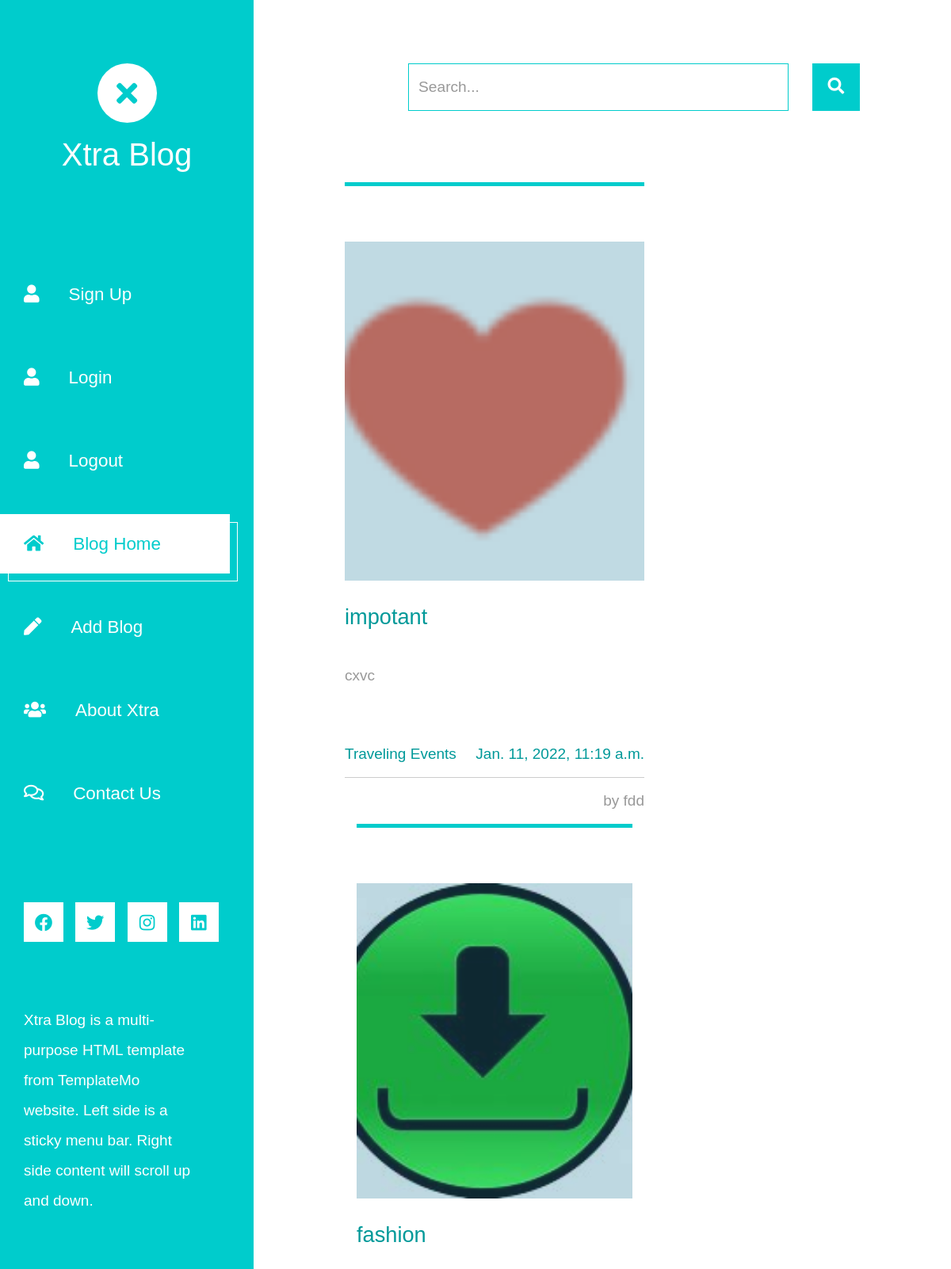
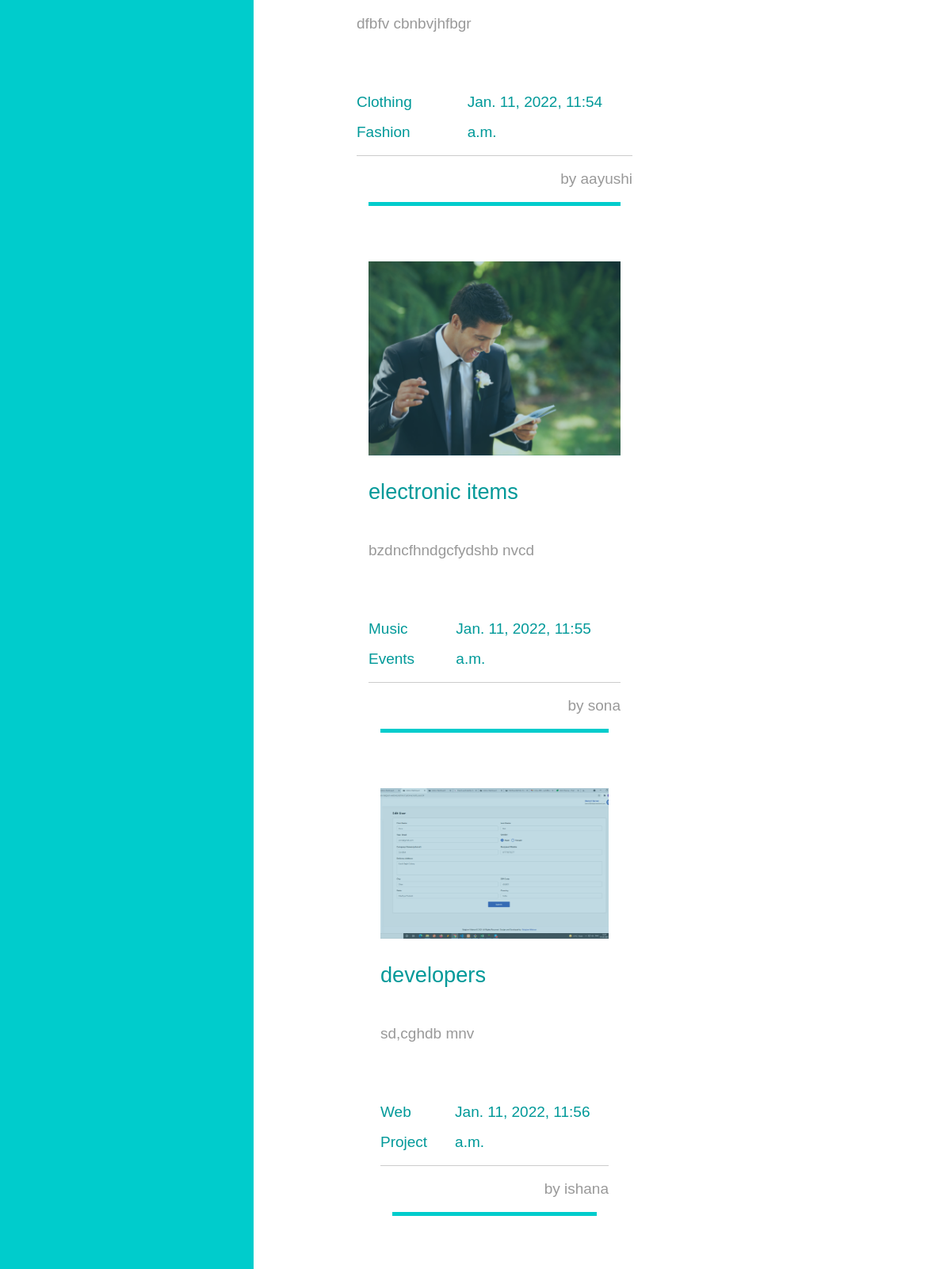
The page / (upper part) on the database its author committed (2 pictures, top to bottom).
### blogapi/models.py (models this page shows, shortened)
class AddPost(models.Model):
    blog_title = models.CharField(max_length=50,null=True)
    categories1 = models.ForeignKey(Category,on_delete=models.CASCADE,null=True)
    description = RichTextField()
    image = models.ImageField(upload_to ='uploads/')
    name = models.CharField(max_length=50,null=True)
    email = models.EmailField(max_length=100,null=True)
    datetime = models.DateTimeField(auto_now_add=True)

class Category(models.Model):
    name_of_categories = models.CharField(max_length=200,null=True)
    def __str__(self):
        return self.name_of_categories

### blogapi/views.py (the view, shortened to what this page needs)
# urls.py: path('', views.Index , name='index'),
def Index(request):
	allblog = AddPost.objects.all()
	return render(request, 'index.html',{'allblog':allblog})

### blogapi/template/index.html (shortened to what this page needs)
{% load static %}
<!DOCTYPE html>
<html lang="en">
<head>
	<link rel="stylesheet" href="{% static 'fontawesome/css/all.min.css' %}">
    <link href="{% static 'css/bootstrap.min.css' %}" rel="stylesheet">
    <link href="{% static 'css/templatemo-xtra-blog.css' %}" rel="stylesheet">
</head>
<body>
	<header class="tm-header" id="tm-header">
        <div class="tm-header-wrapper">
            <div class="tm-site-header">
                <div class="mb-3 mx-auto tm-site-logo"><i class="fas fa-times fa-2x"></i></div>
                <h1 class="text-center">Xtra Blog</h1>
            </div>
            <nav class="tm-nav" id="tm-nav">
                <ul><li class="tm-nav-item"><a href="{% url 'signup' %}" class="tm-nav-link">
                    <i class="fas fa-user"></i>
                                        Sign Up
                </a></li>
                <li class="tm-nav-item"><a href="{% url 'login' %}" class="tm-nav-link">
                    <i class="fas fa-user"></i>
                                        Login
                </a></li>
                <li class="tm-nav-item"><a href="{% url 'logout' %}" class="tm-nav-link">
                    <i class="fas fa-user"></i>
                                        Logout
                </a></li>
                    <li class="tm-nav-item active"><a href="{% url 'index' %}" class="tm-nav-link">
                        <i class="fas fa-home"></i>
                        Blog Home
                    </a></li>
                    <li class="tm-nav-item"><a href="{% url 'addblogpost' %}" class="tm-nav-link">
                        <i class="fas fa-pen"></i>
                        Add Blog
                    </a></li>
                    <li class="tm-nav-item"><a href="{% url 'about' %}" class="tm-nav-link">
                        <i class="fas fa-users"></i>
                        About Xtra
                    </a></li>
                    <li class="tm-nav-item"><a href="{% url 'contact' %}" class="tm-nav-link">
                        <i class="far fa-comments"></i>
                        Contact Us
                    </a></li>
                </ul>
            </nav>
            <div class="tm-mb-65">
                <a rel="nofollow" href="https://fb.com/templatemo" class="tm-social-link">
                    <i class="fab fa-facebook tm-social-icon"></i>
                </a>
                <a href="https://twitter.com" class="tm-social-link">
                    <i class="fab fa-twitter tm-social-icon"></i>
                </a>
                <a href="https://instagram.com" class="tm-social-link">
                    <i class="fab fa-instagram tm-social-icon"></i>
                </a>
                <a href="https://linkedin.com" class="tm-social-link">
                    <i class="fab fa-linkedin tm-social-icon"></i>
                </a>
            </div>
            <p class="tm-mb-80 pr-5 text-white">
                Xtra Blog is a multi-purpose HTML template from TemplateMo website. Left side is a sticky menu bar. Right side content will scroll up and down.
            </p>
        </div>
    </header>
    <div class="container-fluid">
        <main class="tm-main">
            <div class="row tm-row">
                <div class="col-12">
                    <form method="GET" class="form-inline tm-mb-80 tm-search-form">
                        <input class="form-control tm-search-input" name="q" type="search" placeholder="Search..." aria-label="Search">
                        <button class="tm-search-button" type="submit">
                            <i class="fas fa-search tm-search-icon" aria-hidden="true"></i>
                        </button>
                    </form>
                </div>
            </div>
            <div class="row tm-row">
                {% for allblog in allblog %}
                <article class="col-12 col-md-6 tm-post">
                    <hr class="tm-hr-primary">
                    <a href="/blogdetail/{{ allblog.id }}/" class="effect-lily tm-post-link tm-pt-60">
                        <div class="tm-post-link-inner">
                            <img src="{{allblog.image.url}}" alt="Image" class="img-fluid">
                        </div>
                        <h2 class="tm-pt-30 tm-color-primary tm-post-title">{{allblog.blog_title}}</h2>
                    </a>
                    <p class="tm-pt-30">
                        {{allblog.description}}
                    </p>
                    <div class="d-flex justify-content-between tm-pt-45">
                        <span class="tm-color-primary">{{allblog.categories1}}</span>
                        <span class="tm-color-primary">{{allblog.datetime}}</span>
                    </div>
                    <hr>
                    <div class="d-flex justify-content-between">
                        <span> by {{allblog.name}}</span>
                    </div>
                    {% endfor %}
                </article>
            </div>
        </main>
    </div>
</body>
</html>

### blogapi/static/css/templatemo-xtra-blog.css (style rules this page uses)
html { overflow-x: hidden; }
body { margin: 0; padding: 0; font-family: 'Source Sans Pro', sans-serif; font-size: 19px; line-height: 2em; overflow-x: hidden; }
p, span { color: #999; }
hr { border-top-color: #CCC; margin-top: 10px; margin-bottom: 10px; }
.form-control::placeholder { color: #999; }
.tm-header { background-color: #0CC; color: white; position: fixed; top: 0; left: 0; bottom: 0; z-index: 100; width: 400px; overflow-y: visible; }
.tm-header-wrapper { overflow-y: scroll; scrollbar-width: none; -ms-overflow-style: none; padding: 30px; width: 100%; height: 100%; }
.tm-site-header { margin-top: 50px; margin-bottom: 115px; }
.tm-site-logo { width: 75px; height: 75px; border-radius: 50%; background-color: white; display: flex; align-items: center; justify-content: center; }
.tm-site-logo i { color: #0CC; }
.tm-main { margin-left: 400px; padding: 80px 100px 25px; }
.tm-post { max-width: 470px; }
.tm-row { max-width: 980px; justify-content: space-between; }
.tm-nav { margin-bottom: 100px; }
.tm-nav-item { list-style: none; margin-bottom: 30px; }
.tm-nav-link { color: white; background-color: transparent; height: 75px; width: 100%; max-width: 300px; display: flex; align-items: center; font-size: 1.4rem; padding: 30px; }
.tm-nav-item:hover .tm-nav-link, .tm-nav-item.active .tm-nav-link { color: #0CC; background-color: white; text-decoration: none; }
.tm-nav ul { position: relative; }
.tm-nav-item:hover:after, .tm-nav-item.active:after { content: ''; width: 100%; max-width: 300px; height: 75px; display: block; border: 1px solid white; margin-left: 10px; margin-top: -65px; position: absolute; z-index: -1000; }
.tm-nav-link i { margin-right: 37px; }
ul { margin: 0; padding: 0; }
.tm-nav { margin-left: -30px; }
.tm-social-link { display: inline-block; background-color: white; font-size: 1.4rem; width: 50px; height: 50px; text-align: center; padding-top: 8px; margin-right: 15px; margin-bottom: 15px; }
.tm-social-icon { color: #0CC; transition: all 0.3s ease; }
.tm-search-form { display: flex; align-items: center; justify-content: flex-end; }
.form-inline .form-control.tm-search-input { display: block; height: 60px; width: 480px; margin-right: 30px; border-radius: 0; border-color: #0CC; font-size: 1.2rem; }
.tm-search-button { width: 60px; height: 60px; border: none; background-color: #0CC; transition: all 0.3s ease; }
.tm-search-icon { color: white; font-size: 1.3rem; }
.tm-post-link { display: block; position: relative; cursor: pointer; }
.tm-post-link-inner { overflow: hidden; background: #3085a3; }
.tm-post-link img { position: relative; display: block; min-height: 100%; max-width: 100%; opacity: 0.8; }
.effect-lily img { max-width: none; width: -webkit-calc(100% + 50px); width: calc(100% + 50px); opacity: 0.7; -webkit-transition: opacity 0.35s, -webkit-transform 0.35s; transition: opacity 0.35s, transform 0.35s; -webkit-transform: translate3d(-40px,0, 0); transform: translate3d(-40px,0,0); }
.tm-post { margin-bottom: 75px; }
.tm-post-title { font-size: 1.7rem; transition: all 0.3s ease; }
hr.tm-hr-primary { border-top: 5px solid #0CC; }
.form-control { height: 45px; border-color: #0CC; border-radius: 0; }
.tm-pt-30 { padding-top: 30px; }
.tm-pt-45 { padding-top: 45px; }
.tm-pt-60 { padding-top: 60px; }
.tm-mb-65 { margin-bottom: 65px; }
.tm-mb-80 { margin-bottom: 80px; }
.tm-color-primary, span.tm-color-primary { color: #099; }
@media (max-width: 1540px) { .tm-header { width: 320px; } }
@media (max-width: 1540px) { .tm-main { margin-left: 320px; width: calc(100% - 320px); } }
@media (max-width: 1288px) { .tm-social-link { margin-right: 10px; } }

### rows shown on the page
AddPost: image (picture), blog_title "impotant", description "cxvc", categories1 "Traveling Events", datetime "Jan. 11, 2022, 11:19 a.m.", name "fdd"
AddPost: image (picture), blog_title "fashion", description "dfbfv cbnbvjhfbgr", categories1 "Clothing Fashion", datetime "Jan. 11, 2022, 11:54 a.m.", name "aayushi"
AddPost: image (picture), blog_title "electronic items", description "bzdncfhndgcfydshb nvcd", categories1 "Music Events", datetime "Jan. 11, 2022, 11:55 a.m.", name "sona"
AddPost: image (picture), blog_title "developers", description "sd,cghdb mnv", categories1 "Web Project", datetime "Jan. 11, 2022, 11:56 a.m.", name "ishana"
